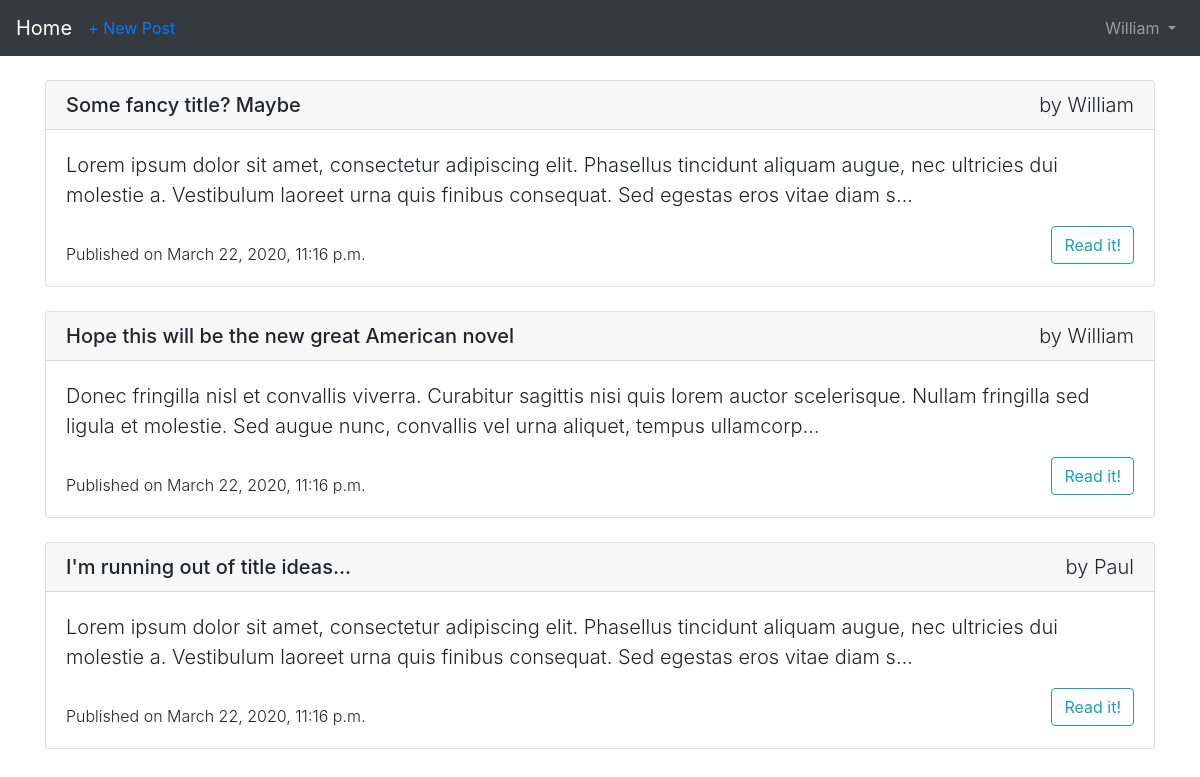
Screenshot of / (signed in) with the database file from the repository.
### blog/models.py (models this page shows, shortened)
class Post(models.Model):
    title = models.CharField(max_length=200)
    author = models.ForeignKey(
        'auth.User',
        on_delete=models.CASCADE
    )
    body = models.TextField()
    date = models.DateTimeField(auto_now_add=True,)

### blog/views.py (the view)
# urls.py: path('', BlogListView.as_view(), name='home'),
class BlogListView(ListView):
	model = Post
	template_name = 'home.html'

### templates/home.html
{% extends 'base.html' %}
{% block content %}
    {% for post in object_list %}
        <div class="card mb-4">
            <h5 class="card-header">
                <div class="float-left">{{ post.title }}</div>
                <div class="float-right font-weight-light">by {{ post.author }}</div>
            </h5>
            <div class="card-body">
                <p class="card-text lead">{{ post.body|truncatechars:200 }}</p>
                <div class="mt-3 float-left font-weight-light">Published on {{ post.date }}</div>
                <a href="{% url 'post_detail' post.pk %}" class="btn btn-outline-info float-right">Read it!</a>
            </div>
        </div>
    {% endfor %}
{% endblock content %}

### templates/base.html (shortened to what this page needs)
{% load static %}
<html>
<head>
    <link rel="stylesheet" href="https://stackpath.bootstrapcdn.com/bootstrap/4.1.3/css/bootstrap.min.css">
</head>
<body>
    <nav class="navbar navbar-expand-md navbar-dark bg-dark mb-4">
        <a class="navbar-brand" href="{% url 'home' %}">Home</a>
        {% if user.is_authenticated %}
            <ul class="navbar-nav mr-auto">
                <li class="nav-item">
                    <a href="{% url 'post_new' %}">+ New Post</a>
                </li>
            </ul>
        {% endif %}
        <div class="collapse navbar-collapse" id="navbarCollapse">
            {% if user.is_authenticated %}
                <ul class="navbar-nav ml-auto">
                    <li class="nav-item">
                        <a class="nav-link dropdown-toggle" href="#" id="userMenu" data-toggle="dropdown" aria-haspopup="true" aria-expanded="false">
                            {{ user.username }}
                        </a>
                    </li>
                </ul>
            {% else %}
                <form class="form-inline ml-auto mb-auto">
                    <a href="{% url 'login' %}" class="btn btn-outline-secondary">Log In</a>
                </form>
            {% endif %}
        </div>
    </nav>
    <div class="container">
        {% block content %}
        {% endblock content %}
    </div>
</body>
</html>

### rows the page displays
Post: title "Some fancy title? Maybe", author "William", body "Lorem ipsum dolor sit amet, consectetur adipiscing elit. Phasellus tincidunt aliquam augue, nec ultricies dui molestie a. Vestibulum laoreet urna quis finibus consequat. Sed egestas eros vitae diam s…", date "March 22, 2020, 11:16 p.m."
Post: title "Hope this will be the new great American novel", author "William", body "Donec fringilla nisl et convallis viverra. Curabitur sagittis nisi quis lorem auctor scelerisque. Nullam fringilla sed ligula et molestie. Sed augue nunc, convallis vel urna aliquet, tempus ullamcorp…", date "March 22, 2020, 11:16 p.m."
Post: title "I'm running out of title ideas...", author "Paul", body "Lorem ipsum dolor sit amet, consectetur adipiscing elit. Phasellus tincidunt aliquam augue, nec ultricies dui molestie a. Vestibulum laoreet urna quis finibus consequat. Sed egestas eros vitae diam s…", date "March 22, 2020, 11:16 p.m."

### other values shown
{{ user.username }} "William"
